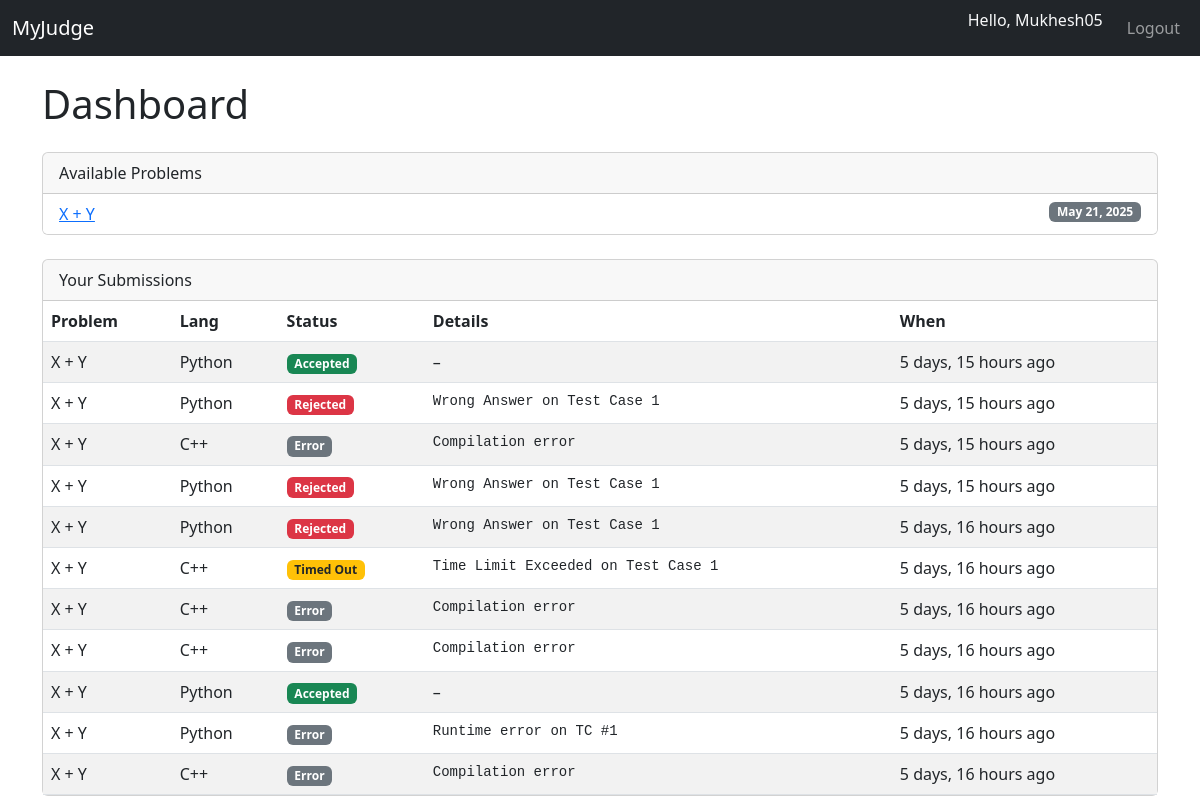
Page /dashboard/ (signed in) on the earlier database version.
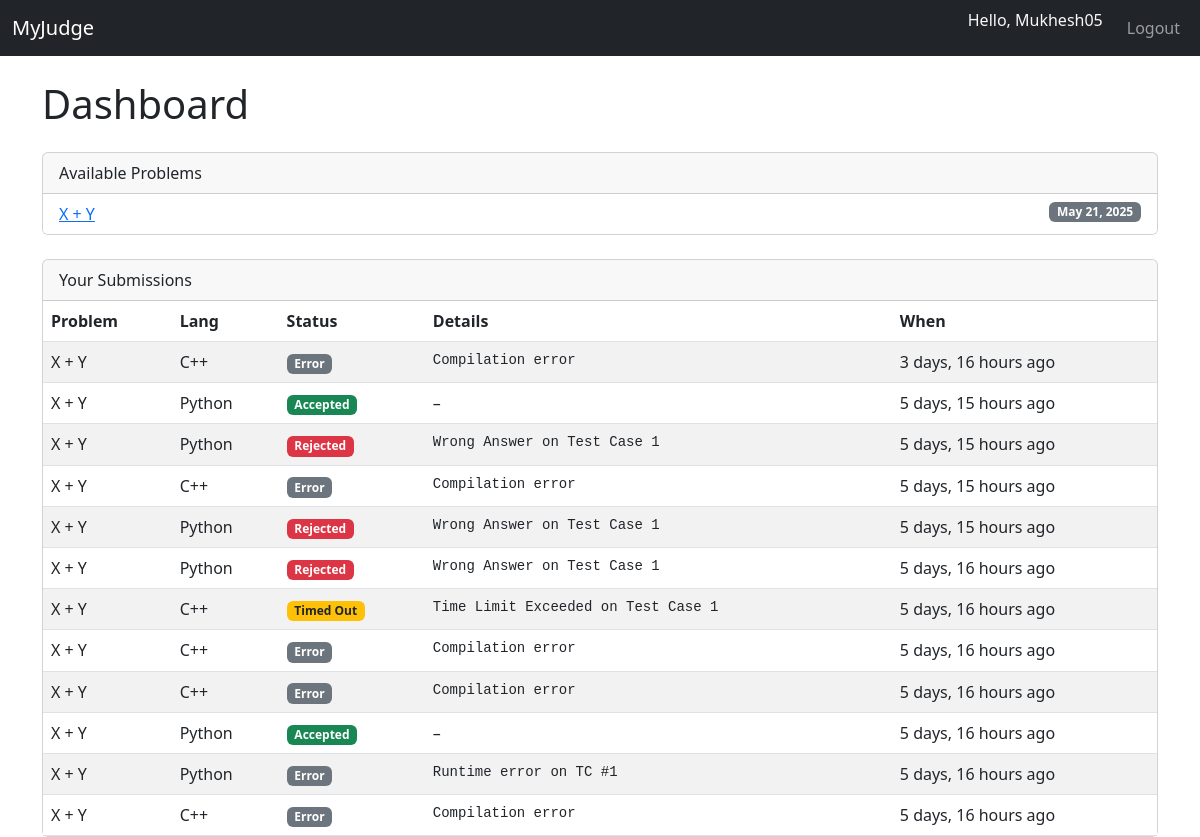
Same page on the later database version.
### dashboard/models.py (models this page shows, shortened)
class Problem(models.Model):
    title = models.CharField(max_length=200)
    description = models.TextField()
    created_by = models.ForeignKey(
        User, on_delete=models.CASCADE,
        limit_choices_to={'is_superuser': True},
        null=True,
        blank=True
    )
    created_at = models.DateTimeField(auto_now_add=True)

class Submission(models.Model):
    STATUS_CHOICES = [
        ('P', 'Pending'),
        ('A', 'Accepted'),
        ('R', 'Rejected'),
        ('E', 'Error'),
        ('T', 'Timed Out'),
    ]
    LANG_CHOICES = [
        ('CPP', 'C++'),
        ('PY', 'Python'),
    ]
    user = models.ForeignKey(User, on_delete=models.CASCADE)
    problem = models.ForeignKey(Problem, on_delete=models.CASCADE)
    code = models.TextField()
    language = models.CharField(max_length=3, choices=LANG_CHOICES, default='PY', help_text="Select your language")
    submitted_at = models.DateTimeField(auto_now_add=True)
    status = models.CharField(max_length=1, choices=STATUS_CHOICES, default='P')
    verdict_details = models.TextField(blank=True)
    class Meta:
        ordering = ['-submitted_at']

### dashboard/views.py (the view)
# urls.py: path('', views.dashboard, name='dashboard'),
@login_required
def dashboard(request):
    problems = Problem.objects.filter(created_by__is_superuser=True)
    submissions = Submission.objects.filter(user=request.user)
    return render(request, 'dashboard.html', {'problems': problems, 'submissions': submissions})

### dashboard/templates/dashboard.html (shortened to what this page needs)
{% extends "base.html" %}
{% load humanize %}
{% block content %}
  <h1 class="mb-4">Dashboard</h1>
  <div class="card mb-4">
    <div class="card-header">Available Problems</div>
    <ul class="list-group list-group-flush">
      {% for p in problems %}
        <li class="list-group-item">
          <a href="{% url 'dashboard:problem_detail' p.id %}">{{ p.title }}</a>
          <span class="badge bg-secondary float-end">{{ p.created_at|date:"M d, Y" }}</span>
        </li>
      {% empty %}
        <li class="list-group-item">No problems have been created yet.</li>
      {% endfor %}
    </ul>
  </div>
  <div class="card">
    <div class="card-header">Your Submissions</div>
    <div class="table-responsive">
      <table class="table table-striped mb-0">
        <thead>
          <tr>
            <th>Problem</th>
            <th>Lang</th>
            <th>Status</th>
            <th>Details</th>
            <th>When</th>
          </tr>
        </thead>
        <tbody>
          {% for s in submissions %}
            <tr>
              <td>{{ s.problem.title }}</td>
              <td>{{ s.get_language_display }}</td>
              <td>
                {% if s.status == 'A' %}
                  <span class="badge bg-success">{{ s.get_status_display }}</span>
                {% elif s.status == 'R' %}
                  <span class="badge bg-danger">{{ s.get_status_display }}</span>
                {% elif s.status == 'T' %}
                  <span class="badge bg-warning text-dark">{{ s.get_status_display }}</span>
                {% else %}
                  <span class="badge bg-secondary">{{ s.get_status_display }}</span>
                {% endif %}
              </td>
              <td>
                {% if s.verdict_details %}
                  <pre class="mb-0">{{ s.verdict_details }}</pre>
                {% else %}
                  &ndash;
                {% endif %}
              </td>
              <td>{{ s.submitted_at|naturaltime }}</td>
            </tr>
          {% empty %}
            <tr>
              <td colspan="5" class="text-center">You haven't submitted any solutions yet.</td>
            </tr>
          {% endfor %}
        </tbody>
      </table>
    </div>
  </div>
{% endblock %}

Differences in the rows shown:
added Submission: problem "X + Y", language "C++", status "Error", verdict_details "Compilation error", submitted_at "3 days, 16 hours ago"
